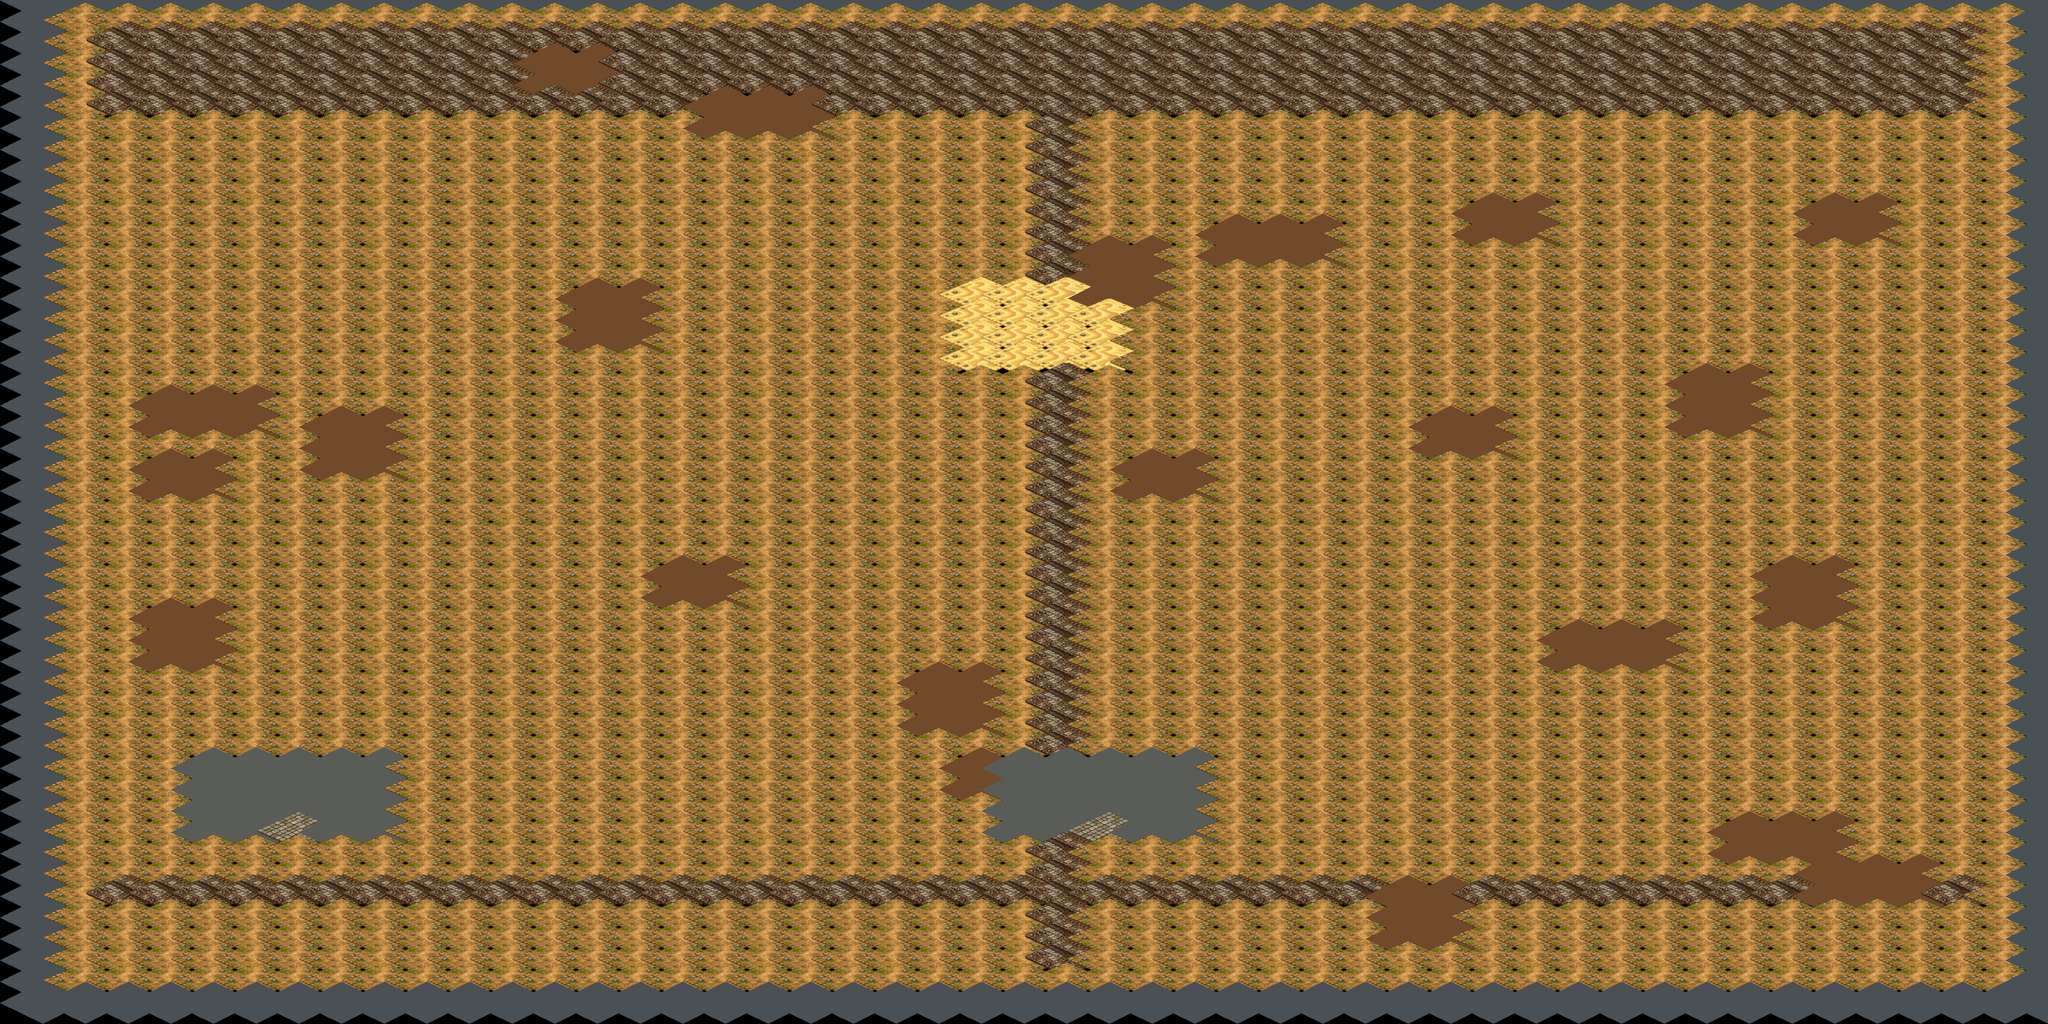

The image is a tile-based game level rendered from a .tmx file. Its description and source (layers, tilesets, objects; grid data summarised) follow:
An orthogonal 48x48 tile map with 64x32 px tiles, 1 tile layer (suelo).

<map version="1.10" tiledversion="1.10.2" orientation="orthogonal" renderorder="right-down" width="48" height="48" tilewidth="64" tileheight="32" infinite="0" nextlayerid="2" nextobjectid="1">
 <tileset firstgid="1" name="terreno_mundo" tilewidth="128" tileheight="64" tilecount="76" columns="8">
  <image source="../textures/terreno_mundo.png" width="1024" height="640" />
  <tile id="13">
   <properties>
    <property name="collision" type="bool" value="true" />
   </properties>
  </tile>
  <tile id="30">
   <properties>
    <property name="collision" type="bool" value="true" />
   </properties>
  </tile>
  <tile id="35">
   <properties>
    <property name="collision" type="bool" value="true" />
   </properties>
  </tile>
  <tile id="41">
   <properties>
    <property name="collision" type="bool" value="true" />
   </properties>
  </tile>
  <tile id="46">
   <properties>
    <property name="collision" type="bool" value="true" />
   </properties>
  </tile>
  <tile id="47">
   <properties>
    <property name="collision" type="bool" value="true" />
   </properties>
  </tile>
  <tile id="48">
   <properties>
    <property name="collision" type="bool" value="true" />
   </properties>
  </tile>
  <tile id="49">
   <properties>
    <property name="collision" type="bool" value="true" />
   </properties>
  </tile>
  <tile id="50">
   <properties>
    <property name="collision" type="bool" value="true" />
   </properties>
  </tile>
  <tile id="51">
   <properties>
    <property name="collision" type="bool" value="true" />
   </properties>
  </tile>
  <tile id="52">
   <properties>
    <property name="collision" type="bool" value="true" />
   </properties>
  </tile>
  <tile id="53">
   <properties>
    <property name="collision" type="bool" value="true" />
   </properties>
  </tile>
  <tile id="54">
   <properties>
    <property name="collision" type="bool" value="true" />
   </properties>
  </tile>
  <tile id="55">
   <properties>
    <property name="collision" type="bool" value="true" />
   </properties>
  </tile>
  <tile id="56">
   <properties>
    <property name="collision" type="bool" value="true" />
   </properties>
  </tile>
  <tile id="57">
   <properties>
    <property name="collision" type="bool" value="true" />
   </properties>
  </tile>
  <tile id="58">
   <properties>
    <property name="collision" type="bool" value="true" />
   </properties>
  </tile>
  <tile id="59">
   <properties>
    <property name="collision" type="bool" value="true" />
   </properties>
  </tile>
  <tile id="64">
   <properties>
    <property name="collision" type="bool" value="true" />
   </properties>
  </tile>
  <tile id="65">
   <properties>
    <property name="collision" type="bool" value="true" />
   </properties>
  </tile>
  <tile id="66">
   <properties>
    <property name="collision" type="bool" value="true" />
   </properties>
  </tile>
  <tile id="68">
   <properties>
    <property name="collision" type="bool" value="true" />
   </properties>
  </tile>
  <tile id="72">
   <properties>
    <property name="collision" type="bool" value="true" />
   </properties>
  </tile>
 </tileset>
 <layer id="1" name="suelo" width="48" height="48">
  <data>[2304 cells, 2304 non-empty, 7 distinct tile ids]</data>
 </layer>
</map>
